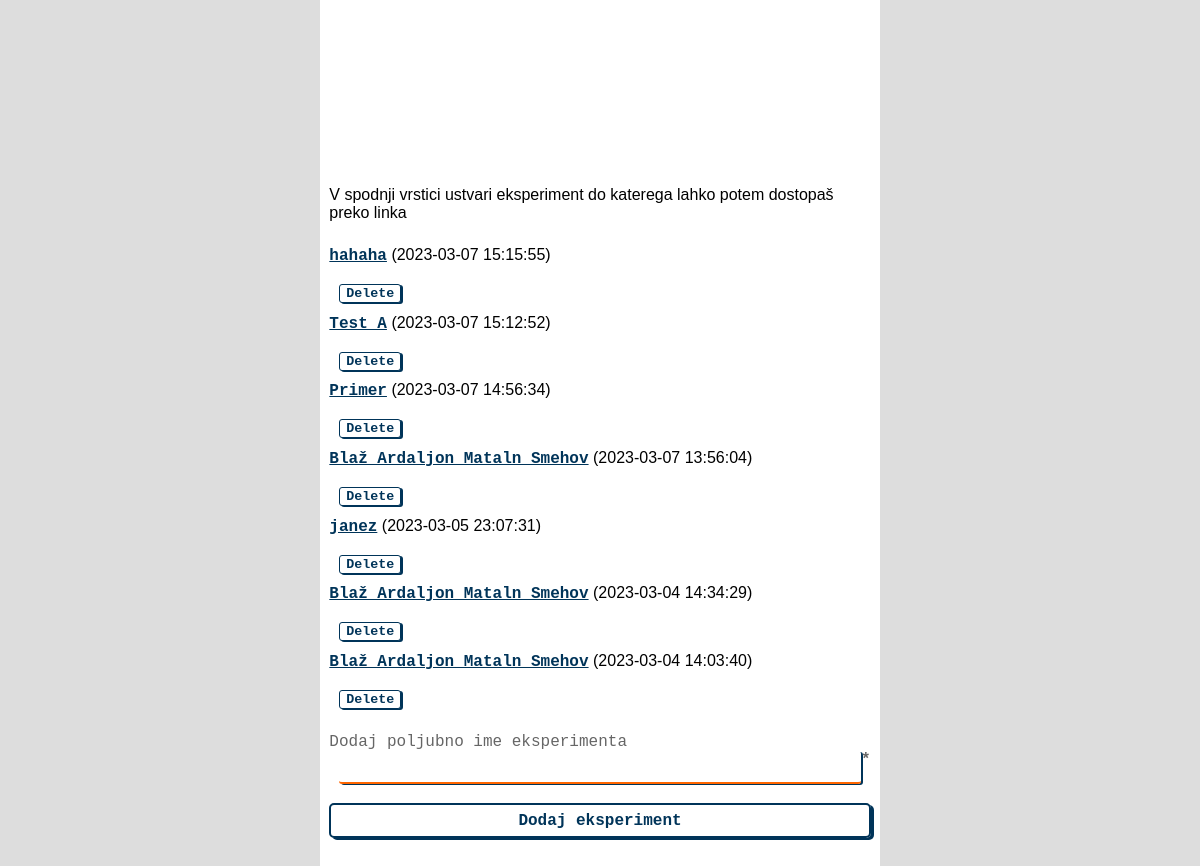
Screenshot of /eksperimenti with the database file from the repository.
### tables this page shows
CREATE TABLE eksperimenti ( 
	id                   INTEGER NOT NULL  PRIMARY KEY AUTOINCREMENT ,
	ime                  VARCHAR(255)     ,
	start                DATETIME  DEFAULT '0000-00-00 00:00:00'   ,
	stop                 DATETIME  DEFAULT '0000-00-00 00:00:00'   ,
	timestamp            DATETIME  DEFAULT CURRENT_TIMESTAMP   ,
	FOREIGN KEY ( id ) REFERENCES konfiguracija( eid )  
 );

### streznik.py (the view, shortened to what this page needs)
@app.route('/eksperimenti', methods=['GET', 'POST'])
def eksperimenti():
    conn = sqlite3.connect('mydatabase.db')
    c = conn.cursor()
    c.execute("SELECT id, ime, timestamp FROM eksperimenti ORDER BY timestamp DESC")
    data = c.fetchall()
    conn.close()
    return render_template('eksperimenti.html', data=data)

### templates/eksperimenti.html (shortened to what this page needs)
<!DOCTYPE html>
<html lang="en">
<head>
  <link rel="stylesheet" type="text/css" href="/static/style.css" />
</head>
<body>
  <header>
    <h1>Eksperimenti</h1>
  </header>
  <div class="section">
  <p>V spodnji vrstici ustvari eksperiment do katerega lahko potem dostopaš preko linka</p>
  <ul>
    {% for d in data %}
      <li>
          <a href="eksperiment/{{ d[0] }}">{{ d[1] }}</a> ({{ d[2] }})
          <br class="manjsi">
          <form action="/eksperimenti/{{ d[0] }}" method="post">
              <br>
              <input type="submit" value="Delete">
          </form>
      </li>
    {% endfor %}
  </ul>
  <form id="form" action="/eksperimenti" method="post" accept-charset="utf-8" autocomplete="on">
    <p>
      <label for="ime">Dodaj poljubno ime eksperimenta</label>
      <span class="required"><input id="ime" autocomplete="name" type="text" name="ime" maxlength="100" pattern="[\s]*[\S]+.*" required /></span>
    </p>
    <p class="submit">
    <span><button id="submit" type="submit">Dodaj eksperiment</button></span>
    </p>
  </form>
  </div>
</body>
</html>

### static/style.css (style rules this page uses)
:root { --one-color: #0000FF; --alt-color: #00CCFF; --non-color: #666666; --err-color: #FF6600; --gnd-color: #EEEEEE; --off-color: #DDDDDD; }
html { margin:0; padding:0; background:var(--off-color); }
body { margin:0; padding:0; background-color: #FFFFFF; font-family:sans-serif; font-size:12pt; width:420pt; max-width:100%; margin-left:auto; margin-right:auto; }
div.section { padding:20pt 0; max-width:100%; }
p, ul, h1, h2 { margin:0!important; padding:7pt 7pt; display:block; }
ol, ul, dl { list-style-type:none; }
li { padding:4pt 0; }
h1, h2 { margin-bottom:20pt; font-weight: bold; text-align:center; font-family:monospace; }
h1 { color:#000000; font-size:3em; }
form * { font-family:monospace; }
form p span { display:flex; margin:0; width:100%; }
p span.required::after { content: "*"; color:var(--non-color); font-weight:bold; font-family:monospace; }
form p label { color:var(--non-color); }
form p input, form p button, form p select { padding:5pt; border:0; border-bottom:var(--non-color) solid 2pt; background:transparent; flex:1; outline:0; font-family:monospace; font-size:12pt; font-weight:bold; }
form p input:invalid { border-color:var(--err-color); }
form p.submit button { border:#003459 solid 2pt; color:#003459; font-weight:bold; border-radius: 5px; box-shadow: 3px 2px; }
header { position: relative; height: 150px; background-image: url(https://encrypted-tbn0.gstatic.com/images?q=tbn:ANd9GcQmQBmLy-J1YQllWRBJHDNechbVL92y4xKlV6q_WAB6ffzuPhRHinuo_Be37wciI1k6ECU&usqp=CAU); background-size: cover; background-position: center center; }
header h1 { color: white; position: absolute; top: 50%; left: 50%; transform: translate(-50%, -50%); z-index: 1; filter: brightness(200%); font-size: 30px; }
a { color: #003459; font-family: 'Courier New', Courier, monospace; font-weight: 600; }
form input { background-color: white; color: #003459; border: 1px solid #003459; border-radius: 3px; box-shadow: 2px 1px; font-weight: bold; margin-left: 10px; }

### rows the page displays
eksperimenti: ime "hahaha", timestamp "2023-03-07 15:15:55"
eksperimenti: ime "Test A", timestamp "2023-03-07 15:12:52"
eksperimenti: ime "Primer", timestamp "2023-03-07 14:56:34"
eksperimenti: ime "Blaž Ardaljon Mataln Smehov", timestamp "2023-03-07 13:56:04"
eksperimenti: ime "janez", timestamp "2023-03-05 23:07:31"
eksperimenti: ime "Blaž Ardaljon Mataln Smehov", timestamp "2023-03-04 14:34:29"
eksperimenti: ime "Blaž Ardaljon Mataln Smehov", timestamp "2023-03-04 14:03:40"
